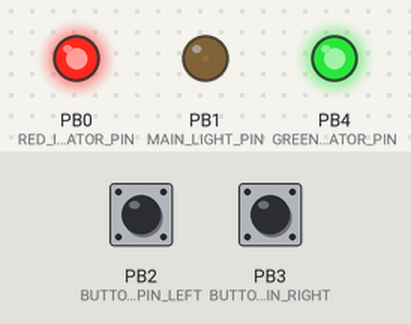
Simulated run of this sketch. Board: ATtiny85, built with avr-gcc and run on an emulated ATtiny85. Parts: output pins drawn as LEDs (lit = HIGH). Dashed ring = blinking. The inputs (shaded band) are chosen by the test bench; at power-on: PB3 (BUTTON_PIN_RIGHT) HIGH, PB2 (BUTTON_PIN_LEFT) HIGH. Sleep ends after the set time or at an interrupt.

Above: at 1.2 s.
1.3 s: PB3 (BUTTON_PIN_RIGHT) pulled LOW for 1 s
At 2.44 s:
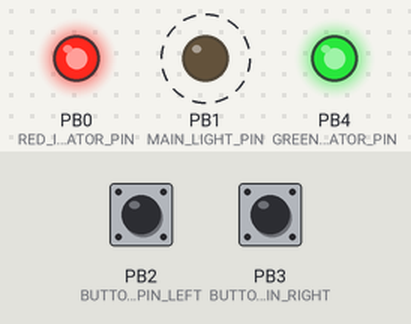
4.5 s: PB2 (BUTTON_PIN_LEFT) pulled LOW for 1 s
At 5.55 s:
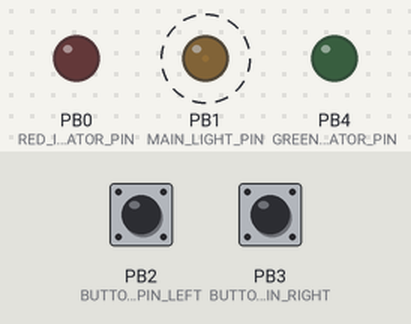
7.5 s: PB2 (BUTTON_PIN_LEFT) pulled LOW for 0.15 s
At 8.5 s:
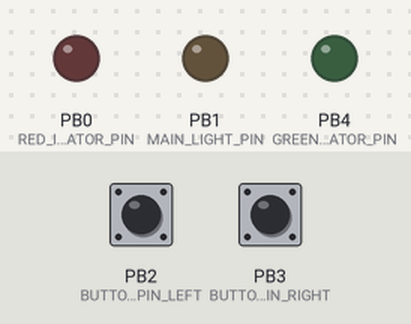
9.1 s: PB2 (BUTTON_PIN_LEFT) pulled LOW for 3.2 s
At 9.54 s:
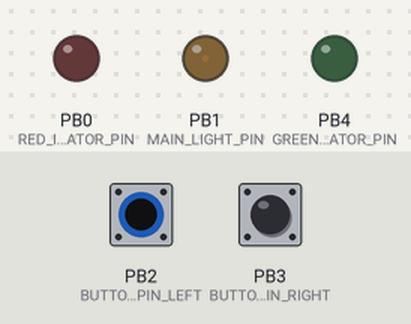
Timing chart, 0 to 14.2 s (numbered marks = the images above; inputs shaded):
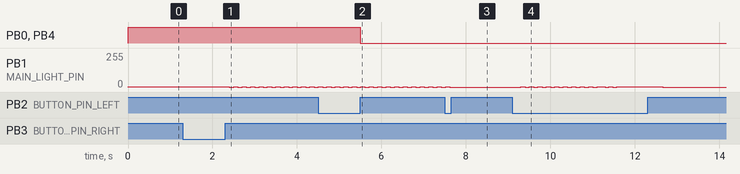

The sketch:

hatlight_v28.ino
```cpp
// Hatlight v28 by Valkor Simpson 2020-11-04 (~478 lines)

#define RED_INDICATOR_PIN 0
#define GREEN_INDICATOR_PIN 4
#define MAIN_LIGHT_PIN 1
#define BUTTON_PIN_LEFT 2
#define BUTTON_PIN_RIGHT 3


#include "IndicatorLed.hpp"
IndicatorLed red_indicator(RED_INDICATOR_PIN);
IndicatorLed green_indicator(GREEN_INDICATOR_PIN);

#include "Flashlight.hpp"
Flashlight light(MAIN_LIGHT_PIN);

#include "Button.hpp"
Button button_left(BUTTON_PIN_LEFT);
Button button_right(BUTTON_PIN_RIGHT);

#include "Sleeper.hpp"

#include "VccReader.hpp"
bool voltage_enabled = true;

void setup() {
  show_voltage();
}// end setup

void loop() {
  light.operate();
  red_indicator.operate();
  green_indicator.operate();
  uint8_t button_value_left = button_left.operate();
  uint8_t button_value_right = button_right.operate();

  switch(button_value_left){
    case BUTTON_CLICK:// SLEEP
      light.sleep_animation();
      show_voltage();
      sleep();//yields (low power) until BUTTON_PIN_LEFT is pressed
      light.wake_animation();
      show_voltage();
    break;
    case BUTTON_HOLD://toggle voltage indicator
      voltage_enabled = !voltage_enabled;
      show_voltage();
    break;
    case BUTTON_LONG_HOLD:// DEEP SLEEP
      light.deep_sleep_animation();
      do{//enter sleep cycle
        sleep();
        red_indicator.disable();
        green_indicator.disable();
        light.set_brightness(3);//on while waiting for hold
        unsigned long temp_awake_ms = millis();
        while(millis() - temp_awake_ms < 3000){//try constantly for 3 seconds
          button_value_left = button_left.operate();
          if (button_value_left == BUTTON_LONG_HOLD){
            button_value_left = 0;
            light.deep_wake_animation();
            delay(400);
            show_voltage();
            break;
          }//if
        }//while
        light.set_brightness(0);//no hold, turn it back off
        show_voltage();
      }while(light.get_activity_mode() == ACTIVITY_DEEP_SLEEP);
    break;
  }

  switch(button_value_right){
    case BUTTON_CLICK:
      light.change_brightness();
    break;
    case BUTTON_HOLD:
      light.change_mode();
    break;
    case BUTTON_LONG_HOLD:
      //UNUSED (maybe spooky mode for eyes attachment?
      light.set_brightness(1);//super dim glow
    break;
  }

}//end loop


void show_voltage(){
  if (voltage_enabled == false) {
    red_indicator.disable();
    green_indicator.disable();
    return;
  }
  long v = read_vcc();

  if (v >= 4400){//on programmer
    red_indicator.enable();
    green_indicator.enable();
  }else{//on battery
    if (v >= 3900){
      red_indicator.disable();
      green_indicator.enable();
    }else if (v >= 3600){// medium (3.6v - 3.99_v)
      red_indicator.enable();
      green_indicator.enable();
    }else{
      red_indicator.enable();
      green_indicator.disable();
    }
  }
}// end show_voltage
```

Button.hpp
```cpp
// Valkor Simpson 2020-11-5

 //add 10 for every button after the first
#define BUTTON_CLICK 1
#define BUTTON_HOLD 2
#define BUTTON_LONG_HOLD 3

#define MIN_CLICK_MS 30
#define MIN_HOLD_MS 500
#define MIN_LONG_HOLD_MS 2000
#define MIN_MS_BETWEEN_PRESSES 200

#include <Pushbutton.h>

class Button{
public:
  Pushbutton* button;
  Button(uint8_t pin){
    button = new Pushbutton(pin);
  }//end Button

  uint8_t operate(){
    uint8_t r = 0;
    if (button->isPressed()
    and button_ms == 0
    and millis() - last_press_ms >= MIN_MS_BETWEEN_PRESSES){
      button_ms = millis();//record new press time
    }
    if (button->getSingleDebouncedRelease()){
      if (millis() - last_press_ms >= MIN_MS_BETWEEN_PRESSES){
        if (skip_next_debounce){
          skip_next_debounce = false;
        }else{
          if (millis() - button_ms >= MIN_HOLD_MS){//hold
            r = BUTTON_HOLD;
          }else if (millis() - button_ms >= MIN_CLICK_MS){//click
            r = BUTTON_CLICK;
          }
        }
        button_ms = 0;
        last_press_ms = millis();
      }


    }else if (millis() - button_ms >= MIN_LONG_HOLD_MS
    and button_ms != 0
    and skip_next_debounce == false){
      r = BUTTON_LONG_HOLD;
      skip_next_debounce = true;
    }
    return r;
  }//end operate()
private:
  unsigned long button_ms = 0;
  unsigned long last_press_ms = 0;
  bool skip_next_debounce = false;
};//end class Button
```

Flashlight.hpp
```cpp
const uint8_t POWERS[] = {0,1,2,3,4 // (0-4) (v4)
  ,5,6,7,8,10 // (5-9)
  ,12,14,16,18,20 // (10-14)
  ,25,30,35,40,50 // (15-19(
  ,60,70,80,90,110 // (20-24)
  ,130,150,170,190,210 // (25-29)
  ,230,254 // (30-31)
}; // powers

#define DEFAULT_BRIGHTNESS_INDEX 2

class Flashlight{

  public:
    Flashlight(uint8_t pin){
      this->pin = pin;
    }//end Flashlight
  #include "LightModes.hpp"

  void change_brightness(int8_t index = -1){
    if (index == -1){
      switch (current_brightness_index){
        case DEFAULT_BRIGHTNESS_INDEX: current_brightness_index = 14; break;
        case 14: current_brightness_index = 28; break;
        default: current_brightness_index = DEFAULT_BRIGHTNESS_INDEX; break;
      }
    }else{
      current_brightness_index = index;
    }
  }// end change_brightness

  void change_mode(int8_t new_mode = -1){
    if (new_mode == -1){
      mode++;
    }
   if (mode > MAX_MODES){
      mode = MODE_STEADY;
    }
  }// end change_mode

  void operate(bool instant = false){
    if (activity_mode == ACTIVITY_ON){
      if (mode == MODE_STEADY){
        steady();
      }else if (mode == MODE_FLASH){
        flash();
      }else if (mode == MODE_PULSE){
        pulse();
      }else if (mode == MODE_STUTTER){
        stutter();
      }
    }else{
      led_goal = 0;
    }
    transition(instant);
  }//end operate()

  void transition(bool instant = false){
    bool ready = false;
    if(led_now < led_goal){//turn on faster than turning off
      ready = (millis() - transition_ms >= transition_delay/2);
    }else{
      ready = (millis() - transition_ms >= transition_delay);
    }
    if (ready or instant){
      if (led_now < led_goal){
        analogWrite(pin, POWERS[++led_now]);
      }else if(led_now > led_goal){
        analogWrite(pin, POWERS[--led_now]);
      }
      transition_ms = millis();
    }
  }// end transition

  uint8_t find_power_index(uint8_t value){
    for (uint8_t i = 0; i < sizeof(POWERS)/sizeof(POWERS[0]); i++){
      if (POWERS[i] == value){
        return i;
      }
    }
    return find_power_index(value-1);
  }//end find_power_index

  void set_brightness(uint8_t v){
    led_goal = find_power_index(v);
    analogWrite(pin, v);
    mode = MODE_STEADY;
  }

  int8_t get_activity_mode(){
    return activity_mode;
  }

  private:
    uint8_t pin;
    uint8_t mode = MODE_STEADY;//steady, flash, pulse, etc..
    uint8_t activity_mode = ACTIVITY_ON;//sleep stuff
    uint8_t led_now = 0;
    uint8_t led_goal = 0;
    uint8_t current_brightness_index = DEFAULT_BRIGHTNESS_INDEX;
    unsigned long transition_ms = 0;
    uint8_t transition_delay = 5; //delay between increments towards led_goal
    unsigned long effect_ms = 0;

    bool effects_need_reset = true;
};// end Flashlight
```

IndicatorLed.hpp
```cpp
// Valkor Simpson 2020-10-30

/*  USAGE EXAMPLE
 * set_queue(25, -10, 35)//on for 0.25s, off for 0.10s, on for 0.35s
 * //takes in int16_t
 * //numbers represent centi-seconds
 * //positive numbers are on, negative ones are off
 */

class IndicatorLed{
public:
  IndicatorLed(uint8_t pin){
    this->pin = pin;
    pinMode(pin, OUTPUT);
  }// end IndicatorLed

  void operate(){
    if (not using_queue) {return;}
    if (queue[0] != 0){
      if (cs == 0){
        if (queue[0] > 0){
          digitalWrite(pin, HIGH);
        }else{
          digitalWrite(pin, LOW);
        }
        cs = millis()/10;
      }
      if (millis()/10 - cs >= abs(queue[0])){
        for (int i = 0; i<2; i++){
          queue[i] = queue[i+1];
        }
        cs = 0;
        queue[2] = 0;
      }
    }else{
      digitalWrite(pin, LOW);
    }// end if
  }// end operate

  void set_queue(int16_t _0 = 0, int16_t _1 = 0, int16_t _2 = 0){
    using_queue = true;
    queue[0] = _0;
    queue[1] = _1;
    queue[2] = _2;
  }// end set_queue

  void enable(){
    using_queue = false;
    digitalWrite(pin, HIGH);
  }// end enable

  void disable(){
    using_queue = false;
    digitalWrite(pin, LOW);
  }// end disable

private:
  int16_t queue[3] = {0,0,0}; //centi-seconds (.01s)
  unsigned long cs = 0;
  uint8_t pin;
  bool using_queue = false;
};
```

LightModes.hpp
```cpp
#define MODE_STEADY 1
#define MODE_FLASH 2
#define MODE_PULSE 3
#define MODE_STUTTER 4
#define MAX_MODES 4

#define ACTIVITY_DEEP_SLEEP 1
#define ACTIVITY_SLEEP 2
#define ACTIVITY_ON 3

void steady(){
  led_goal = current_brightness_index;
}//end staticWhite


void flash(){
  if (effects_need_reset){
    led_goal = 0;
    effects_need_reset = false;
  }
  if ((millis() - effect_ms) >= 100){
    effect_ms = millis();
    if (led_goal == current_brightness_index){
      led_goal = 0;
      led_now = 1;
    }else{
      led_goal = current_brightness_index;
      led_now = current_brightness_index-1;
    }
    transition(true);
  }
}//end flash


void pulse(){
  if (effects_need_reset){
    led_goal = 0;
    effects_need_reset = false;
  }
  if ((millis() - effect_ms) >= 100){
    effect_ms = millis();
    if (led_goal == current_brightness_index){//current_brightness_index
      led_goal = 1;
    }else{
      led_goal = current_brightness_index;//current_brightness_index
    }
    transition(true);
  }
}//end pulse

int8_t stutter_count = 0;
void stutter(){
  if (effects_need_reset){
    led_goal = 0;
    effects_need_reset = false;
  }

  if ((millis() - effect_ms) >= 40){
    effect_ms = millis();
    if (stutter_count < 10){
      if (stutter_count%2 == 0){
        led_goal = current_brightness_index;
        led_now = current_brightness_index-1;
      }else{
        led_goal = 0;
        led_now = 1;
      }
      transition(true);
    }else{
      if(stutter_count >= 15){
        stutter_count = 0;
      }
    }
    stutter_count++;
  }
}//end stutter


//THESE ARE SPECIAL MODES WITH DELAYS
void blink(uint8_t count, uint8_t delay_ms){//only used by deep sleep
  for (uint8_t i = 0; i<(count*2-1); i++){
      if (i%2 == 0){
        analogWrite(pin, POWERS[DEFAULT_BRIGHTNESS_INDEX]);
      }else{
        digitalWrite(pin, 0);
      }
      delay(delay_ms);
    }
}//end blink

void sleep_animation(){
  activity_mode = ACTIVITY_SLEEP;
  while (led_now > 0){
    operate();
  }
}//end sleep_animation

void wake_animation(){
  activity_mode = ACTIVITY_ON;
  led_goal = current_brightness_index;
  while (led_now != led_goal){
    operate();
  }
}//end wake_animation

void deep_sleep_animation(){
  activity_mode = ACTIVITY_DEEP_SLEEP;
  while (led_now > 0){
    operate();
  }
  blink(3,90);//num, delay
  analogWrite(pin, POWERS[DEFAULT_BRIGHTNESS_INDEX]);
  delay(1000);
  analogWrite(pin, 0);
}//end deepSleepAnimation

void deep_wake_animation(){
  activity_mode = ACTIVITY_ON;
  blink(3,60);//count, delay
}//end deep_wake_animation
```

Sleeper.hpp
```cpp
#include <avr/sleep.h>
#include <avr/interrupt.h>

void sleep() {
    delay(200);
    GIMSK |= _BV(PCIE);                     // Enable Pin Change Interrupts
    PCMSK |= _BV(PCINT2);                   // Use PB3 as interrupt pin
    ADCSRA &= ~_BV(ADEN);                   // ADC off
    set_sleep_mode(SLEEP_MODE_PWR_DOWN);    // replaces above statement

    sleep_enable();                         // Sets the Sleep Enable bit in the MCUCR Register (SE BIT)
    sei();                                  // Enable interrupts
    sleep_cpu();                            // sleep

    cli();                                  // Disable interrupts
    PCMSK &= ~_BV(PCINT2);                  // Turn off PB3 as interrupt pin
    sleep_disable();                        // Clear SE bit
    ADCSRA |= _BV(ADEN);                    // ADC on

    sei();                                  // Enable interrupts
    delay(100);
    } // sleep

ISR(PCINT0_vect) {
    // This is called when the interrupt occurs, but I don't need to do anything in it
    }
```

VccReader.hpp
```cpp
long read_vcc() {
  // Read 1.1V reference against AVcc
  // set the reference to Vcc and the measurement to the internal 1.1V reference
  #if defined(__AVR_ATmega32U4__) || defined(__AVR_ATmega1280__) || defined(__AVR_ATmega2560__)
    ADMUX = _BV(REFS0) | _BV(MUX4) | _BV(MUX3) | _BV(MUX2) | _BV(MUX1);
  #elif defined (__AVR_ATtiny24__) || defined(__AVR_ATtiny44__) || defined(__AVR_ATtiny84__)
    ADMUX = _BV(MUX5) | _BV(MUX0);
  #elif defined (__AVR_ATtiny25__) || defined(__AVR_ATtiny45__) || defined(__AVR_ATtiny85__)
    ADMUX = _BV(MUX3) | _BV(MUX2);
  #else
    ADMUX = _BV(REFS0) | _BV(MUX3) | _BV(MUX2) | _BV(MUX1);
  #endif

  delay(2); // Wait for Vref to settle
  ADCSRA |= _BV(ADSC); // Start conversion
  while (bit_is_set(ADCSRA,ADSC)); // measuring

  uint8_t low  = ADCL; // must read ADCL first - it then locks ADCH
  uint8_t high = ADCH; // unlocks both

  long result = (high<<8) | low;

  result = 1125300L / result; // Calculate Vcc (in mV); 1125300 = 1.1*1023*1000
  return result; // Vcc in millivolts
}//end read_vcc
```

Measured:
- after the input at 1.3 s, PB1 (MAIN_LIGHT_PIN): alternates 2/255 for 0.10 s and 0/255 for 0.10 s, starting after 1.1 s
- after the input at 4.5 s, PB0 (RED_INDICATOR_PIN), PB4 (GREEN_INDICATOR_PIN): HIGH → LOW after 1.0 s
- after the input at 7.5 s, PB1 (MAIN_LIGHT_PIN): goes on until 7.6 s, then stays 0/255
- after the input at 9.1 s, PB1 (MAIN_LIGHT_PIN): goes 9 × (2/255 0.10 s, 0/255 0.10 s), 2/255 0.19 s, 0/255 0.09 s, 2/255 0.09 s, 0/255 0.09 s, 2/255 1.1 s, then 0/255, starting after 0.20 s
